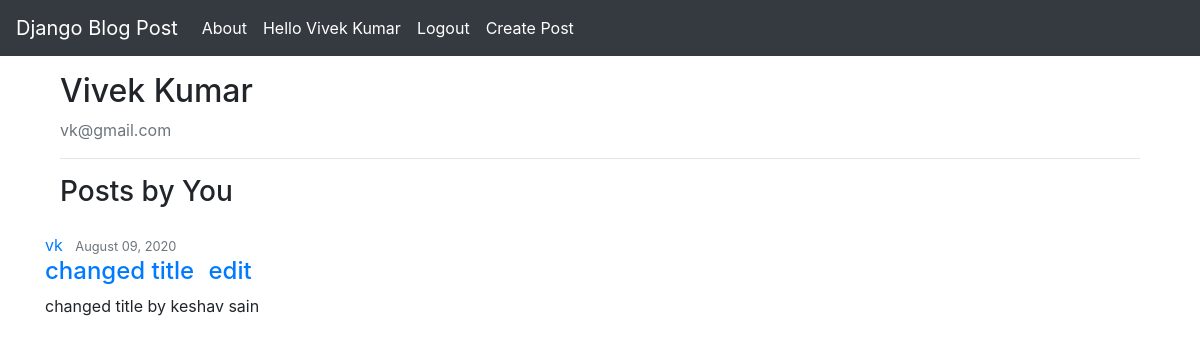
Page /profile/ (signed in) on the committed database.
### polls/models.py (models this page shows, shortened)
class Post(models.Model):
	title = models.CharField(max_length=100)
	content = models.TextField()
	date_posted = models.DateTimeField(default=timezone.now)
	author = models.ForeignKey(User, on_delete=models.CASCADE)

### users/views.py (the view)
# urls.py: path("profile/", users_view.profile, name='profile'),
def profile(request):
	if not request.user.is_authenticated:
		return redirect('polls-home')
	else:
		user = User.objects.filter(username=request.user.username).first()
		posts = Post.objects.filter(author=user)
		context = {
			'title': request.user.first_name,
			'posts': posts,
		}
		return render(request, 'users/profile.html', context)

### users/templates/users/profile.html
{% extends "polls/base.html" %}
{% block content %}
	<div class="container mt-3">
		<h2 class="text-left">{{user.first_name}} {{user.last_name}}</h3>
		<p class="text-left text-muted">{{user.email}}</p><hr>
	</div>
	<div class="container">
		<h3 class="text-left">Posts by You</h3>
	</div>
	{% if not posts %}
		<div class="border-top pt-3">
			<p class="text-muted">You don't have any post yet<a class="ml-2" href="{% url 'new-post' %}">Create</a></p>
		</div>
	{% else %}
		{% for post in posts %}
			<article class="media content-section mt-4">
				<div class="media-body">
					<div class="article-metadata">
						<a class="mr-2" href="#">{{ post.author }}</a>
						<small class="text-muted">{{ post.date_posted|date:"F d, Y" }}</small>
					</div>
					<h4><a class="article-title" href="#">{{ post.title }}</a> <a class="ml-2" href="{% url 'edit-post' pk=post.pk %}">edit</a></h4>
					<p class="article-content">{{ post.content }}</p>
				</div>
			</article>
		{% endfor %}
	{% endif %}
{% endblock content %}

### polls/templates/polls/base.html (shortened to what this page needs)
<!doctype html>
<html lang="en">
  <head>
    <link rel="stylesheet" href="https://stackpath.bootstrapcdn.com/bootstrap/4.5.0/css/bootstrap.min.css">
  </head>
  <body>
    <nav class="navbar navbar-expand-md navbar-dark bg-dark">
      <a class="navbar-brand" href="{% url 'polls-home' %}">Django Blog Post</a>
      <div class="collapse navbar-collapse" id="navbarSupportedContent">
        <ul class="navbar-nav mr-auto">
          <li class="nav-item active">
            <a class="nav-link" href="{% url 'polls-about' %}">About</a>
          </li>
          {% if not user.is_authenticated %}
          <li class="nav-item active ml-auto">
            <span class="sr-only">(current)</span>
            <a class="nav-link" href="{% url 'polls-signin' %}">Sign in</a>
          </li>
          <li class="nav-item active">
            <span class="sr-only">(current)</span>
            <a class="nav-link" href="{% url 'register' %}">Register</a>
          </li>
          {% else %}
          <li class="nav-item active ml-auto">
            <a class="nav-link" href="{% url 'profile' %}">Hello {{user.first_name}} {{user.last_name}}</a>
          </li>
          <li class="nav-item active">
            <a class="nav-link" href="{% url 'logout' %}">Logout</a>
          </li>
          <li class="nav-item active">
            <a class="nav-link" href="{% url 'new-post' %}">Create Post</a>
          </li>
          {% endif %}
        </ul>
      </div>
    </nav>
    <div class="container">
      {% block content %}
      {% endblock content %}
    </div>
  </body>
</html>

### rows in the picture
Post: author "vk", date_posted "August 09, 2020", title "changed title", content "changed title by keshav sain"

### other values in the picture
{{ user.first_name }} "Vivek"
{{ user.last_name }} "Kumar"
{{ user.email }} "vk@gmail.com"
